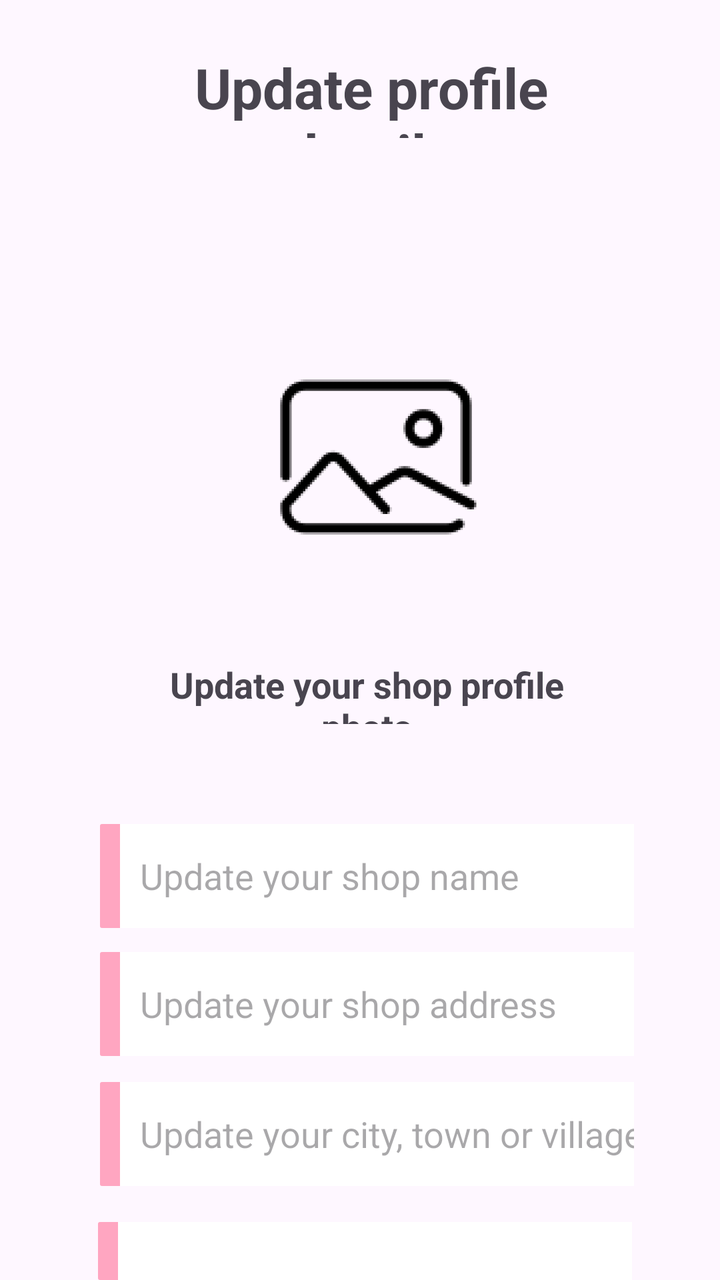
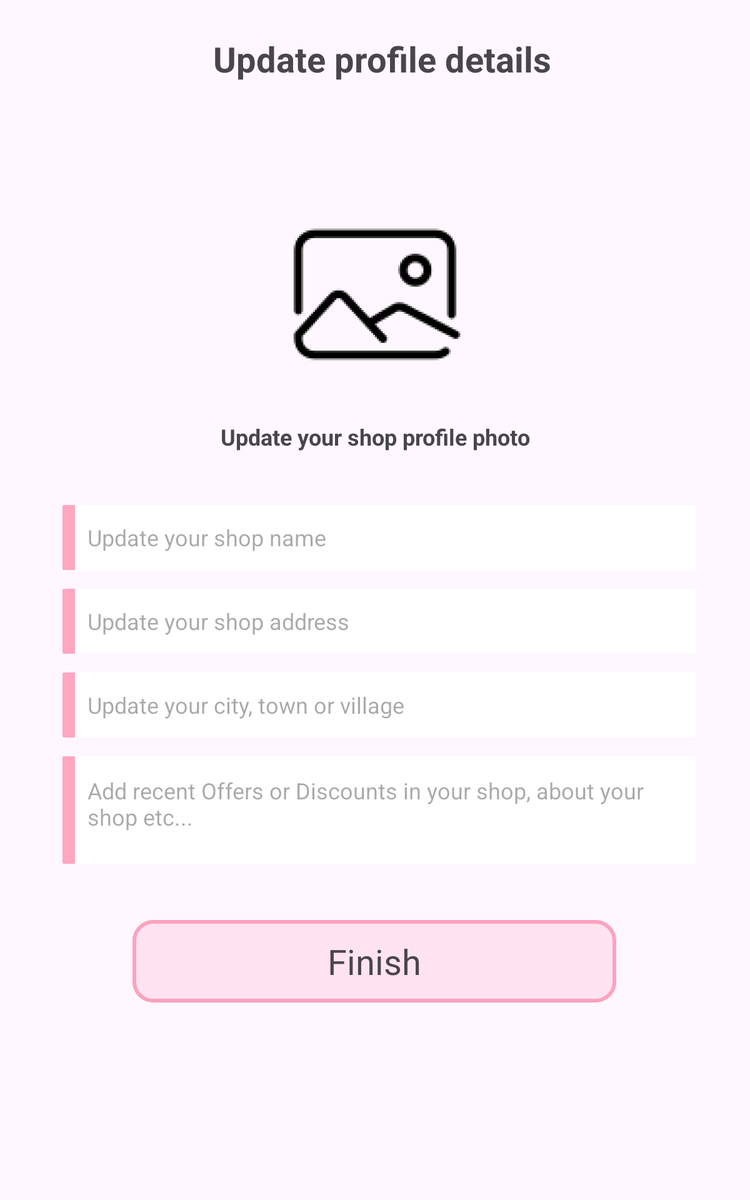

An Android layout and its configuration variant, each rendered on a device that would load it. The default file and the variant file are quoted in full after the pictures.
<!-- AndroidManifest.xml: application theme Theme.Ryca -->
<!-- res/layout/activity_edit_profile.xml -->
<?xml version="1.0" encoding="utf-8"?>
<RelativeLayout xmlns:android="http://schemas.android.com/apk/res/android"
    xmlns:app="http://schemas.android.com/apk/res-auto"
    xmlns:tools="http://schemas.android.com/tools"
    android:layout_width="match_parent"
    android:layout_height="match_parent"
    tools:context=".MenuCodes.EditProfile">

    <EditText
        android:id="@+id/updateshopname"
        android:layout_width="318dp"
        android:layout_height="52dp"
        android:layout_alignParentStart="true"
        android:layout_alignParentTop="true"
        android:layout_alignParentEnd="true"
        android:layout_marginStart="50dp"
        android:layout_marginTop="412dp"
        android:layout_marginEnd="43dp"
        android:background="@drawable/button_background"
        android:ems="10"
        android:hint="Update your shop name"
        android:inputType="text"
        android:maxLength="30"
        android:paddingLeft="20dp" />

    <EditText
        android:id="@+id/updateshopaddress"
        android:layout_width="318dp"
        android:layout_height="52dp"
        android:layout_alignParentStart="true"
        android:layout_alignParentTop="true"
        android:layout_alignParentEnd="true"
        android:layout_marginStart="50dp"
        android:layout_marginTop="476dp"
        android:layout_marginEnd="43dp"
        android:background="@drawable/button_background"
        android:ems="10"
        android:hint="Update your shop address"
        android:inputType="text"
        android:paddingLeft="20dp" />

    <EditText
        android:id="@+id/updateCity"
        android:layout_width="318dp"
        android:layout_height="52dp"
        android:layout_alignParentStart="true"
        android:layout_alignParentTop="true"
        android:layout_alignParentEnd="true"
        android:layout_marginStart="50dp"
        android:layout_marginTop="541dp"
        android:layout_marginEnd="43dp"
        android:background="@drawable/button_background"
        android:ems="10"
        android:hint="Update your city, town or village"
        android:inputType="text"
        android:maxLength="30"
        android:paddingLeft="20dp" />


    <TextView
        android:id="@+id/textView11"
        android:layout_width="288dp"
        android:layout_height="44dp"
        android:layout_alignParentStart="true"
        android:layout_alignParentTop="true"
        android:layout_alignParentEnd="true"
        android:layout_marginStart="67dp"
        android:layout_marginTop="25dp"
        android:layout_marginEnd="56dp"
        android:text="Update profile details"
        android:textAlignment="center"
        android:gravity="center"
        android:textSize="28dp"
        android:textStyle="bold" />

    <ImageView
        android:id="@+id/updateshopprof"
        android:layout_width="155dp"
        android:layout_height="155dp"
        android:layout_below="@+id/textView11"
        android:layout_alignParentStart="true"
        android:layout_alignParentEnd="true"
        android:layout_marginStart="131dp"
        android:layout_marginTop="82dp"
        android:layout_marginEnd="115dp"
        android:src="@drawable/profimage"
        android:textAlignment="center" />

    <MultiAutoCompleteTextView
        android:id="@+id/updateshopdesc"
        android:layout_width="wrap_content"
        android:layout_height="86dp"
        android:layout_below="@+id/updateshopprof"
        android:layout_alignParentStart="true"
        android:layout_alignParentEnd="true"
        android:layout_marginStart="49dp"
        android:layout_marginTop="305dp"
        android:layout_marginEnd="44dp"
        android:background="@drawable/button_background"
        android:hint="Add recent Offers or Discounts in your shop, about your shop etc..."
        android:maxLength="250"
        android:paddingLeft="20dp"
        android:paddingTop="10dp"
        android:paddingRight="10dp"
        android:paddingBottom="20dp"
        android:textAlignment="viewStart" />

    <ImageView
        android:id="@+id/updatebtn"
        android:layout_width="198dp"
        android:layout_height="60dp"
        android:layout_below="@+id/updateshopname"
        android:layout_alignParentStart="true"
        android:layout_alignParentEnd="true"
        android:layout_marginStart="105dp"
        android:layout_marginTop="306dp"
        android:layout_marginEnd="108dp"
        android:src="@drawable/finish"
        android:textAlignment="center" />

    <TextView
        android:id="@+id/textView14"
        android:layout_width="250dp"
        android:layout_height="32dp"
        android:layout_below="@+id/updateshopprof"
        android:layout_alignParentStart="true"
        android:layout_alignParentEnd="true"
        android:layout_marginStart="84dp"
        android:layout_marginTop="24dp"
        android:layout_marginEnd="77dp"
        android:text="Update your shop profile photo"
        android:textAlignment="center"
        android:textSize="18dp"
        android:textStyle="bold" />

</RelativeLayout>
<!-- resources referenced by this layout -->
<resources>
  <!-- drawable button_background (drawable) -->
  <layer-list xmlns:android="http://schemas.android.com/apk/res/android">
  
      
      <item>
          <shape android:shape="rectangle">
              <corners android:radius="1dp"/>
              <solid android:color="#FFA6C1"/>
          </shape>
      </item>
  
      
      <item android:left="10dp" >
          <shape android:shape="rectangle">
              <solid android:color="#FFFFFF"/>
          </shape>
      </item>
  
  </layer-list>
  <!-- drawable finish: png bitmap (drawable, 17002 bytes) -->
  <!-- drawable profimage: png bitmap (drawable, 3783 bytes) -->
  <style name="Theme.Ryca" parent="Base.Theme.Ryca" />
  <style name="Base.Theme.Ryca" parent="Theme.Material3.DayNight.NoActionBar">
          
          
          <item name="android:statusBarColor">#FFFFFF</item>
          <item name="android:windowLightStatusBar">true</item>
  
      </style>
</resources>
<!-- res/layout-large/activity_edit_profile.xml (the repository's variant of the layout above) -->
<!-- drawn on a 7-inch tablet held upright -->
<?xml version="1.0" encoding="utf-8"?>
<RelativeLayout xmlns:android="http://schemas.android.com/apk/res/android"
    xmlns:app="http://schemas.android.com/apk/res-auto"
    xmlns:tools="http://schemas.android.com/tools"
    android:layout_width="match_parent"
    android:layout_height="match_parent"
    tools:context=".MenuCodes.EditProfile">



    <TextView
        android:id="@+id/textView11"
        android:layout_width="288dp"
        android:layout_height="44dp"
        android:layout_alignParentStart="true"
        android:layout_alignParentTop="true"
        android:layout_alignParentEnd="true"
        android:layout_marginStart="67dp"
        android:layout_marginTop="25dp"
        android:layout_marginEnd="56dp"
        android:text="Update profile details"
        android:textAlignment="center"
        android:gravity="center"
        android:textSize="28dp"
        android:textStyle="bold" />


    <RelativeLayout
        android:id="@+id/containerRelative"
        android:layout_width="match_parent"
        android:layout_height="wrap_content"
        android:orientation="vertical"
        android:layout_centerVertical="true">

        <EditText
            android:id="@+id/updateshopname"
            android:layout_width="match_parent"
            android:layout_height="52dp"
            android:layout_below="@+id/textView14"
            android:layout_alignParentStart="true"
            android:layout_alignParentEnd="true"
            android:layout_marginStart="50dp"
            android:layout_marginTop="35dp"
            android:layout_marginEnd="43dp"
            android:background="@drawable/button_background"
            android:ems="10"
            android:hint="Update your shop name"
            android:inputType="text"
            android:maxLength="30"
            android:paddingLeft="20dp" />

        <EditText
            android:id="@+id/updateshopaddress"
            android:layout_width="match_parent"
            android:layout_height="52dp"
            android:layout_below="@+id/updateshopname"
            android:layout_alignParentStart="true"
            android:layout_alignParentEnd="true"
            android:layout_marginStart="50dp"
            android:layout_marginTop="15dp"
            android:layout_marginEnd="43dp"
            android:background="@drawable/button_background"
            android:ems="10"
            android:hint="Update your shop address"
            android:inputType="text"
            android:paddingLeft="20dp" />

        <EditText
            android:id="@+id/updateCity"
            android:layout_width="match_parent"
            android:layout_height="52dp"
            android:layout_below="@+id/updateshopaddress"
            android:layout_alignParentStart="true"
            android:layout_alignParentEnd="true"
            android:layout_marginStart="50dp"
            android:layout_marginTop="15dp"
            android:layout_marginEnd="43dp"
            android:background="@drawable/button_background"
            android:ems="10"
            android:hint="Update your city, town or village"
            android:inputType="text"
            android:maxLength="30"
            android:paddingLeft="20dp" />


        <ImageView
            android:id="@+id/updateshopprof"
            android:layout_width="155dp"
            android:layout_height="155dp"
            android:layout_alignParentStart="true"
            android:layout_alignParentEnd="true"
            android:layout_marginStart="115dp"
            android:layout_marginEnd="115dp"
            android:src="@drawable/profimage"
            android:textAlignment="center" />

        <MultiAutoCompleteTextView
            android:id="@+id/updateshopdesc"
            android:layout_width="match_parent"
            android:layout_height="86dp"
            android:layout_below="@+id/updateCity"
            android:layout_alignParentStart="true"
            android:layout_alignParentEnd="true"
            android:layout_marginStart="50dp"
            android:layout_marginTop="15dp"
            android:layout_marginEnd="43dp"
            android:background="@drawable/button_background"
            android:hint="Add recent Offers or Discounts in your shop, about your shop etc..."
            android:maxLength="250"
            android:paddingLeft="20dp"
            android:paddingTop="10dp"
            android:paddingRight="10dp"
            android:paddingBottom="20dp"
            android:textAlignment="viewStart" />

        <TextView
            android:id="@+id/updatebtn"
            android:layout_width="wrap_content"
            android:layout_height="wrap_content"
            android:layout_below="@+id/textView14"
            android:layout_alignParentStart="true"
            android:layout_alignParentEnd="true"
            android:layout_marginStart="106dp"
            android:layout_marginTop="367dp"
            android:layout_marginEnd="107dp"
            android:background="@drawable/background_button"
            android:paddingLeft="35dp"
            android:paddingTop="14dp"
            android:paddingRight="35dp"

            android:paddingBottom="14dp"
            android:text="Finish"
            android:textAlignment="center"
            android:textSize="28dp" />

        <TextView
            android:id="@+id/textView14"
            android:layout_width="match_parent"
            android:layout_height="32dp"
            android:layout_below="@+id/updateshopprof"
            android:layout_alignParentStart="true"
            android:layout_alignParentEnd="true"
            android:layout_marginStart="15dp"
            android:layout_marginTop="24dp"
            android:layout_marginEnd="15dp"
            android:text="Update your shop profile photo"
            android:textAlignment="center"
            android:textSize="18dp"
            android:textStyle="bold" />


    </RelativeLayout>
</RelativeLayout>
<!-- resources referenced by the variant -->
<!-- as a 7-inch tablet held upright resolves them -->
<resources>
  <!-- drawable background_button (drawable) -->
  <?xml version="1.0" encoding="utf-8"?>
  <layer-list xmlns:android="http://schemas.android.com/apk/res/android">
      
      <item>
          <shape android:shape="rectangle">
              <solid android:color="#00FFA6C1" />
              <corners android:radius="30px" /> 
              <stroke
                  android:width="3dp"
                  android:color="#FBA1BD" /> 
          </shape>
      </item>
      
      <item android:left="10dp" android:top="10dp" android:right="10dp" android:bottom="10dp">
          <shape android:shape="rectangle">
              <solid android:color="@android:color/transparent" />
              <corners android:radius="50px" /> 
          </shape>
      </item>
  
      <item android:top="1dp" android:bottom="1dp">
          <shape android:shape="rectangle">
              <solid android:color="#40FFA6C1" />
              <corners android:radius="30px" /> 
          </shape>
      </item>
  </layer-list>
  <!-- drawable button_background (drawable) -->
  <layer-list xmlns:android="http://schemas.android.com/apk/res/android">
  
      
      <item>
          <shape android:shape="rectangle">
              <corners android:radius="1dp"/>
              <solid android:color="#FFA6C1"/>
          </shape>
      </item>
  
      
      <item android:left="10dp" >
          <shape android:shape="rectangle">
              <solid android:color="#FFFFFF"/>
          </shape>
      </item>
  
  </layer-list>
  <!-- drawable profimage: png bitmap (drawable, 3783 bytes) -->
  <style name="Theme.Ryca" parent="Base.Theme.Ryca" />
  <style name="Base.Theme.Ryca" parent="Theme.Material3.DayNight.NoActionBar">
          
          
          <item name="android:statusBarColor">#FFFFFF</item>
          <item name="android:windowLightStatusBar">true</item>
  
      </style>
</resources>
